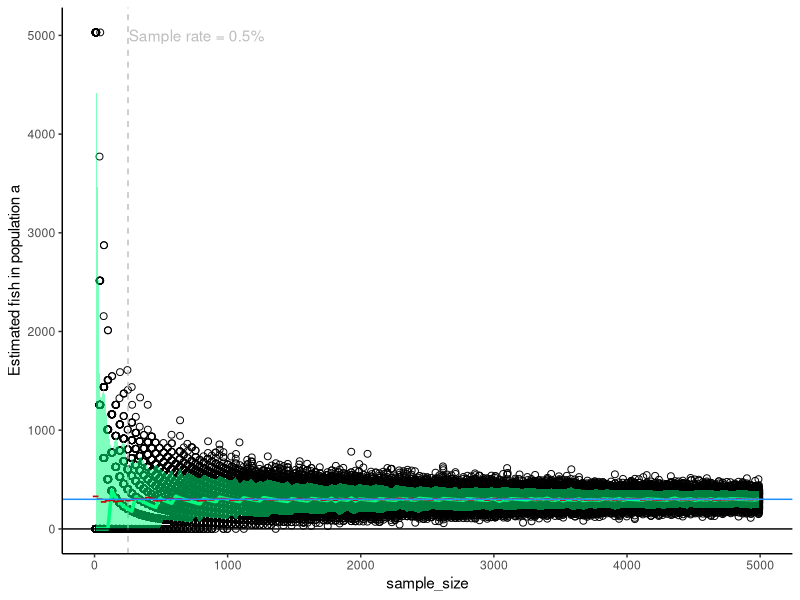
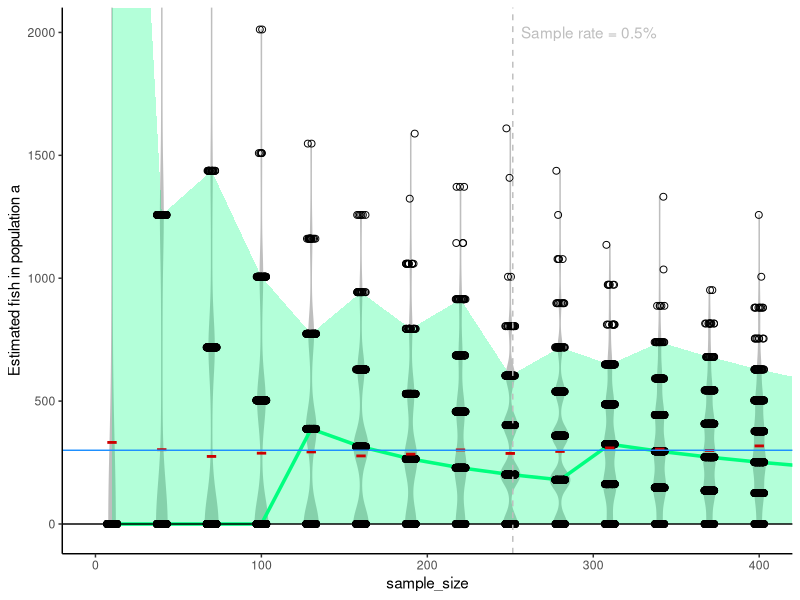
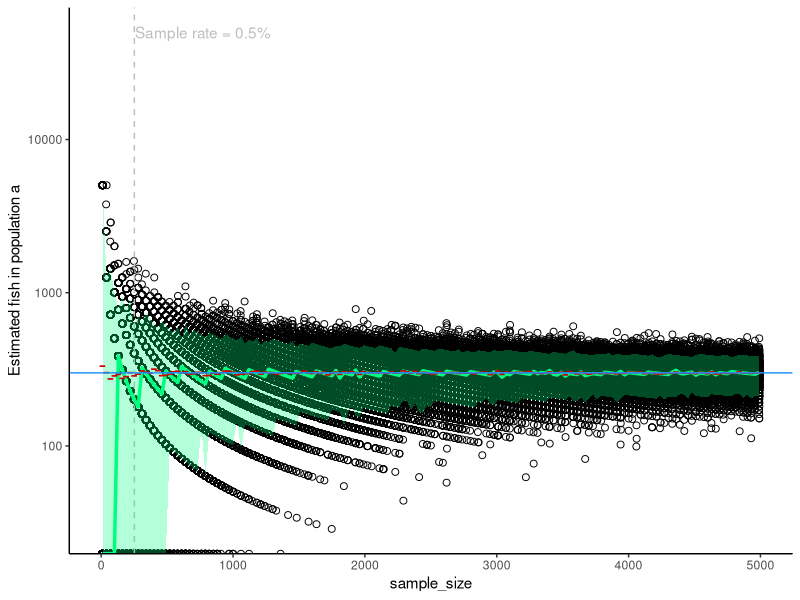

Here is the R script that generated these plots, in order:
## ---- chunk 1
knitr::opts_chunk$set(echo = TRUE)
library(ggplot2)
library(dplyr)
options(scipen = 1000000)
## ---- chunk 2

pop_a <- 300 # Number of fish in population a
pop_b <- 50000 # number of fish not in population a
n_catch <- sum(pop_a, pop_b) # total fish caught
fish_caught <- c(rep(1, pop_a), rep(0, pop_b)) # vector of 1 and 0, 1 if fish is population a
true_prop <- pop_a / n_catch  # 'true' proportion of population a fish
min_sample_size <- 10
max_sample_size <- 5000
step_sample_size <- 30
n_reps_sample <- 500
sample_size <- rep(seq( min_sample_size , max_sample_size, by=step_sample_size), each= n_reps_sample)
actual_sample_rate <- 0.005 

# Get estimated proportion population a by sampling fish caught with repeated samples of various sample sizes
estimated_prop <- sapply( sample_size, function(x) {
                          sum(sample(fish_caught, size = x)) / x
                          }
        )

s <- data.frame(sample_size, estimated_prop)
s$estimated_pop_a <- s$estimated_prop * n_catch


s_sum <- s %>% group_by(sample_size) %>% summarise(mean_pop_a = mean(estimated_pop_a, na.rm=TRUE), 
                                                 median_pop_a = median(estimated_pop_a, na.rm=TRUE),
                                                 q_up = quantile(estimated_pop_a, 0.05), 
                                                 q_low = quantile(estimated_pop_a, 0.95))

## ---- chunk 3
quantile_colour <- "springgreen"
median_colour <- "springgreen"
mean_colour <- "red3"

## ---- chunk 4

ggplot() +
  #geom_violin(data = s,aes(x = sample_size, y = estimated_pop_a, group = sample_size), fill="gray", colour="gray")   +
  geom_point( data = s,aes( x = sample_size, y = estimated_pop_a), shape=1, size=2, position = position_jitter(width=3)) +
  geom_vline(aes(xintercept = actual_sample_rate * n_catch), colour="gray", linetype=2) +
  geom_text(aes(x=actual_sample_rate * n_catch + 5, y=5000, label=paste0("Sample rate = ", actual_sample_rate*100, "%")), hjust = 0, colour="gray") +
  geom_ribbon(data = s_sum , aes(ymin=q_up, ymax=q_low, x=sample_size), alpha=0.5, fill=quantile_colour) +
    geom_line(data = s_sum , aes(y=median_pop_a, x=sample_size), linewidth=1.2, colour=median_colour) +
geom_point(data = s_sum , aes(y=mean_pop_a, x=sample_size), colour=mean_colour, shape=45, size=4, stroke=3) +
  ylab("Estimated fish in population a") +
  geom_hline(aes(yintercept=0)) +
  geom_hline(aes(yintercept=pop_a), colour="dodgerblue") +
  #geom_text(aes(x=500, y=pop_a-200, label=paste0("Actual population = ", pop_a)),vjust=0, colour="dodgerblue") + 
  coord_cartesian() +
  theme_classic()

## ---- chunk 5

ggplot() + 
  geom_violin(data = s,aes(x = sample_size, y = estimated_pop_a, group = sample_size), fill="gray", colour="gray")   +
  geom_ribbon(data = s_sum , aes(ymin=q_up, ymax=q_low, x=sample_size), alpha=0.3, fill=quantile_colour) +
    geom_line(data = s_sum , aes(y=median_pop_a, x=sample_size), linewidth=1.2, colour=median_colour) +
geom_point(data=s, aes( x = sample_size, y = estimated_pop_a), shape=1, size=2, position = position_jitter(width=3)) +
  geom_vline(aes(xintercept = actual_sample_rate * n_catch), colour="gray", linetype=2) +
  geom_text(aes(x=actual_sample_rate * n_catch + 5, y=2000, label=paste0("Sample rate = ", actual_sample_rate*100, "%")), hjust = 0, colour="gray") +
  geom_point(data = s_sum , aes(y=mean_pop_a, x=sample_size), colour=mean_colour, shape=45, size=6, stroke=6) +
 geom_hline(aes(yintercept=0)) +
  ylab("Estimated fish in population a") +
  geom_hline(aes(yintercept=pop_a), colour="dodgerblue") +
  #geom_text(aes(x=200, y=pop_a-300, label=paste0("Actual population = ", pop_a)), vjust=0, colour="dodgerblue") + 
  coord_cartesian(xlim=c(0,400), ylim = c(-20,2000)) +
  theme_classic()

## ---- chunk 6
# 
# max_est <- max(s$estimated_pop_a)
# 
# ggplot(data = s, aes( x = sample_size, y = estimated_pop_a)) +
#   #geom_violin(aes(group = sample_size), fill="gray", colour="gray")   +
#   geom_point( aes( x = sample_size, y = estimated_pop_a), shape=1, size=2, position = position_jitter(width=3)) +
#   geom_vline(aes(xintercept = actual_sample_rate * n_catch), colour="gray", linetype=2) +
#   geom_text(aes(x=actual_sample_rate * n_catch + 5, y=50000, label=paste0("Sample rate = ", actual_sample_rate*100, "%")), hjust = 0, colour="gray") +  
#   geom_point(data = s_sum , aes(y=mean_pop_a, x=sample_size), colour="gray") +
#   geom_point(data = s_sum , aes(y=median_pop_a, x=sample_size), colour=quantile_colour) +
#   ylab("Estimated fish in population a") +
#   geom_hline(aes(yintercept=0)) +
#   scale_y_log10() +
#   geom_hline(aes(yintercept=pop_a), colour="dodgerblue") +
#   #geom_text(aes(x=200, y=pop_a, label=paste0("Actual population = ", pop_a)), vjust=0, colour="dodgerblue") + 
#   coord_cartesian(xlim=c(0,1000)) +
#   theme_classic()
# 
## ---- chunk 7
max_est <- max(s$estimated_pop_a)

ggplot() +
   geom_point(data=s, aes( x = sample_size, y = estimated_pop_a), shape=1, size=2, position = position_jitter(width=3)) +
  geom_vline(aes(xintercept = actual_sample_rate * n_catch), colour="gray", linetype=2) +
  geom_ribbon(data = s_sum , aes(ymin=q_up, ymax=q_low, x=sample_size), alpha=0.3, fill=quantile_colour) +
   geom_line(data = s_sum , aes(y=median_pop_a, x=sample_size), linewidth=1.2, colour=median_colour) +
geom_text(aes(x=actual_sample_rate * n_catch + 5, y=50000, label=paste0("Sample rate = ", actual_sample_rate*100, "%")), hjust = 0, colour="gray") +
  geom_hline(aes(yintercept=0)) +    
  geom_point(data = s_sum , aes(y=mean_pop_a, x=sample_size), colour=mean_colour, shape=45, size=4, stroke=3) +
  ylab("Estimated fish in population a") +
 geom_hline(aes(yintercept=0)) +
  scale_y_log10()+
  geom_hline(aes(yintercept=pop_a), colour="dodgerblue") +
  #geom_text(aes(x=200, y=pop_a, label=paste0("Actual population = ", pop_a)), vjust=0, colour="dodgerblue") + 
  coord_cartesian() +
  theme_classic()

